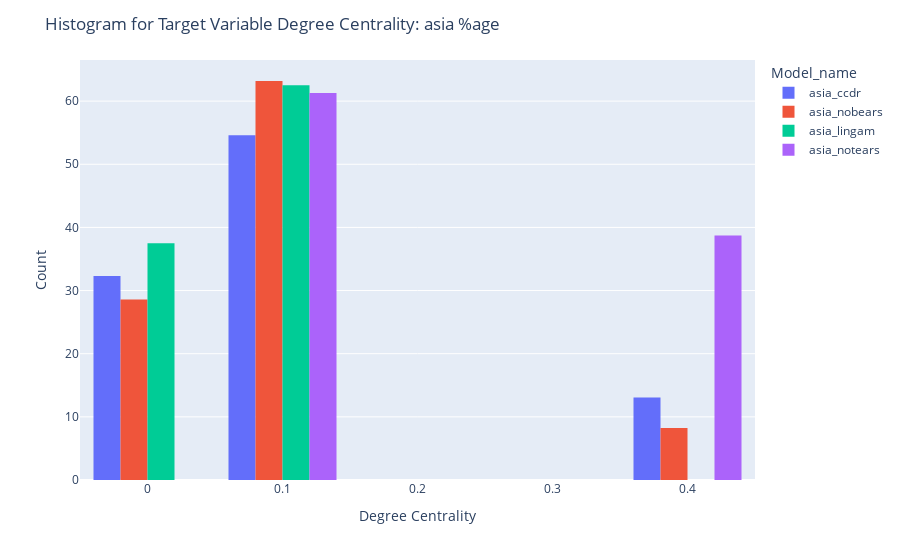

Notebook cell for this chart:
### Code cell
fig = px.histogram(df, x="degree_centrality_target", color='Model_name', barmode='group',  histnorm="percent")
fig.update_layout(
    title_text=f'Histogram for Target Variable Degree Centrality: {dataset_name}', # title of plot
    xaxis_title_text='Degree Centrality', # xaxis label
    yaxis_title_text='Count', # yaxis label
)
fig.show()

### Figure 1 — Plotly figure (JSON) as saved in the notebook; plotly's stock layout.template omitted (floating-point values rounded to 4 significant figures; data arrays with more than 128 entries replaced by an {"elided": "..."} marker saying what was removed)
{"data": [{"alignmentgroup": "True", "bingroup": "x", "histnorm": "percent", "hovertemplate": "Model_name=asia_ccdr<br>degree_centrality_target=%{x}<br>percent=%{y}<extra></extra>", "legendgroup": "asia_ccdr", "marker": {"color": "#636efa", "pattern": {"shape": ""}}, "name": "asia_ccdr", "offsetgroup": "asia_ccdr", "orientation": "v", "showlegend": true, "type": "histogram", "x": {"elided": "130 float values"}, "xaxis": "x", "yaxis": "y"}, {"alignmentgroup": "True", "bingroup": "x", "histnorm": "percent", "hovertemplate": "Model_name=asia_nobears<br>degree_centrality_target=%{x}<br>percent=%{y}<extra></extra>", "legendgroup": "asia_nobears", "marker": {"color": "#EF553B", "pattern": {"shape": ""}}, "name": "asia_nobears", "offsetgroup": "asia_nobears", "orientation": "v", "showlegend": true, "type": "histogram", "x": {"elided": "182 float values"}, "xaxis": "x", "yaxis": "y"}, {"alignmentgroup": "True", "bingroup": "x", "histnorm": "percent", "hovertemplate": "Model_name=asia_lingam<br>degree_centrality_target=%{x}<br>percent=%{y}<extra></extra>", "legendgroup": "asia_lingam", "marker": {"color": "#00cc96", "pattern": {"shape": ""}}, "name": "asia_lingam", "offsetgroup": "asia_lingam", "orientation": "v", "showlegend": true, "type": "histogram", "x": [0, 0.1429, 0, 0, 0.1429, 0.1429, 0.1429, 0.1429], "xaxis": "x", "yaxis": "y"}, {"alignmentgroup": "True", "bingroup": "x", "histnorm": "percent", "hovertemplate": "Model_name=asia_notears<br>degree_centrality_target=%{x}<br>percent=%{y}<extra></extra>", "legendgroup": "asia_notears", "marker": {"color": "#ab63fa", "pattern": {"shape": ""}}, "name": "asia_notears", "offsetgroup": "asia_notears", "orientation": "v", "showlegend": true, "type": "histogram", "x": [0.1429, 0.4286, 0.4286, 0.1429, 0.1429, 0.1429, 0.4286, 0.1429, 0.4286, 0.1429, 0.1429, 0.1429, 0.4286, 0.4286, 0.1429, 0.1429, 0.1429, 0.4286, 0.4286, 0.1429, 0.4286, 0.1429, 0.1429, 0.4286, 0.4286, 0.1429, 0.1429, 0.1429, 0.4286, 0.1429, 0.1429], "xaxis": "x", "yaxis": "y"}], "layout": {"barmode": "group", "legend": {"title": {"text": "Model_name"}, "tracegroupgap": 0}, "margin": {"t": 60}, "title": {"text": "Histogram for Target Variable Degree Centrality: asia %age"}, "xaxis": {"anchor": "y", "domain": [0, 1], "title": {"text": "Degree Centrality"}}, "yaxis": {"anchor": "x", "domain": [0, 1], "title": {"text": "Count"}}}}
